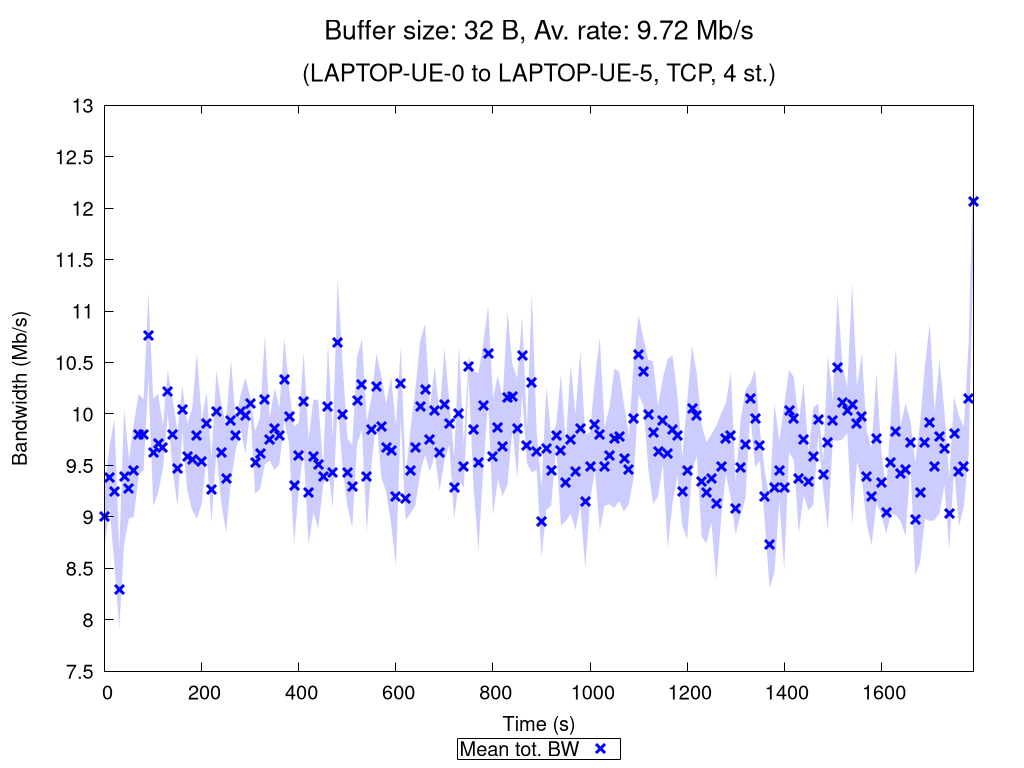

gnuplot code for this plot:
set terminal pngcairo nocrop enhanced size 1024,768 font "Verdana,15"
set output "TCP_4_st_2020_10_18_09-41-26_one2two_00032B.png"

set title "{/=20 Buffer size: 32 B, Av. rate: 9.72 Mb/s}\n\n{/=18 (LAPTOP-UE-0 to LAPTOP-UE-5, TCP, 4 st.)}"

set xlabel "Time (s)"
set ylabel "Bandwidth (Mb/s)"
set ytics nomirror
set key bmargin center horizontal box samplen 1 width -1
set bmargin 4.6
set rmargin 4.5

rf = 1000000.0  # rate factor
set style fill transparent solid 0.2 noborder
set autoscale xfix
plot "TCP_4_st_2020_10_18_09-41-26_one2two_00032B_iperf_processed.dat" using 1:($2/rf-$3/rf):($2/rf+$3/rf) with filledcurves lc rgb "blue" notitle, \
     "" using 1:($2/rf) with points pt 2 ps 1.5 lw 3 lc rgb "blue" title "Mean tot. BW", \
